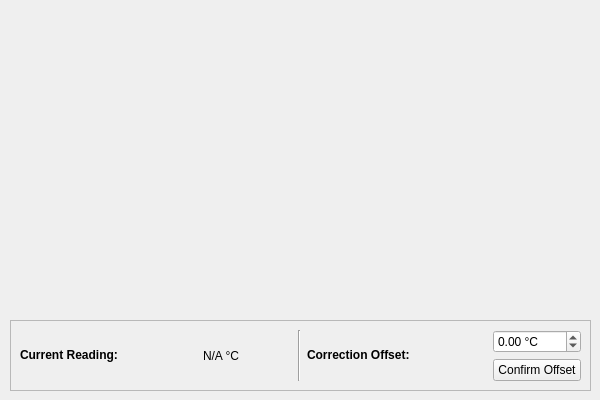
      <widget class="QWidget" name="ambient_temperature_tab">
       <attribute name="title">
        <string>Temperature Sensor</string>
       </attribute>
       <widget class="PlotWidget" name="ambient_temperature_graphWidget" native="true">
        <property name="geometry">
         <rect>
          <x>10</x>
          <y>10</y>
          <width>581</width>
          <height>301</height>
         </rect>
        </property>
       </widget>
       <widget class="QFrame" name="frame_4">
        <property name="geometry">
         <rect>
          <x>10</x>
          <y>320</y>
          <width>581</width>
          <height>71</height>
         </rect>
        </property>
        <property name="frameShape">
         <enum>QFrame::StyledPanel</enum>
        </property>
        <property name="frameShadow">
         <enum>QFrame::Raised</enum>
        </property>
        <widget class="QWidget" name="gridLayoutWidget_4">
         <property name="geometry">
          <rect>
           <x>10</x>
           <y>10</y>
           <width>561</width>
           <height>51</height>
          </rect>
         </property>
         <layout class="QGridLayout" name="gridLayout_4">
          <item row="0" column="3" rowspan="2">
           <widget class="Line" name="line_12">
            <property name="orientation">
             <enum>Qt::Vertical</enum>
            </property>
           </widget>
          </item>
          <item row="0" column="5">
           <widget class="QDoubleSpinBox" name="ambient_temperature_offset_value_doubleSpinBox">
            <property name="suffix">
             <string> °C</string>
            </property>
            <property name="minimum">
             <double>-100.000000000000000</double>
            </property>
            <property name="maximum">
             <double>100.000000000000000</double>
            </property>
           </widget>
          </item>
          <item row="1" column="5">
           <widget class="QPushButton" name="ambient_confirm_temperature_offset_pushButton">
            <property name="text">
             <string>Confirm Offset</string>
            </property>
           </widget>
          </item>
          <item row="0" column="2" rowspan="2">
           <widget class="QLabel" name="ambient_temperture_value_label">
            <property name="text">
             <string>N/A °C</string>
            </property>
           </widget>
          </item>
          <item row="0" column="4" rowspan="2">
           <widget class="QLabel" name="ambient_temperture_offset_text_label">
            <property name="minimumSize">
             <size>
              <width>180</width>
              <height>0</height>
             </size>
            </property>
            <property name="text">
             <string>&lt;html&gt;&lt;head/&gt;&lt;body&gt;&lt;p&gt;&lt;span style=&quot; font-weight:700;&quot;&gt;Correction Offset:&lt;/span&gt;&lt;/p&gt;&lt;/body&gt;&lt;/html&gt;</string>
            </property>
           </widget>
          </item>
          <item row="0" column="0" rowspan="2" colspan="2">
           <widget class="QLabel" name="ambient_temperture_text_label">
            <property name="minimumSize">
             <size>
              <width>0</width>
              <height>0</height>
             </size>
            </property>
            <property name="text">
             <string>&lt;html&gt;&lt;head/&gt;&lt;body&gt;&lt;p&gt;&lt;span style=&quot; font-weight:700;&quot;&gt;Current Reading:&lt;/span&gt;&lt;/p&gt;&lt;/body&gt;&lt;/html&gt;</string>
            </property>
           </widget>
          </item>
         </layout>
        </widget>
       </widget>
      </widget>
